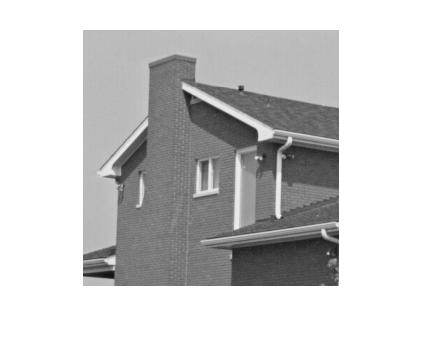
#> input picture td/House.jpg, 421 x 342 px
$ python mainTd2.py
#> lines starting #> are read from the running program, lines starting #| are printed output that depends on the picture
 # matplotlib inline
import numpy as np
import matplotlib.pyplot as plt
from matplotlib.pyplot import imread
from matplotlib.pyplot import imshow
from scipy import ndimage
from sklearn import cluster
from sklearn.cluster import KMeans

image = imread("House.jpg")
#> image is the input picture: shape (342, 421, 3); min 13, max 255, mean 201.7
plt.figure(figsize = (15,8))
plt.imshow(image)
plt.show()
image.shape
x, y, z = image.shape
#> x = 342; y = 421; z = 3
image_2d = image.reshape(x*y, z)
image_2d.shape
kmeans_cluster = cluster.KMeans(n_clusters=10)
kmeans_cluster.fit(image_2d)
cluster_centers = kmeans_cluster.cluster_centers_
cluster_centers
cluster_labels = kmeans_cluster.labels_
cluster_labels
plt.imshow((cluster_centers[cluster_labels].reshape(x, y, z) * 255).astype(np.uint8))
plt.show()
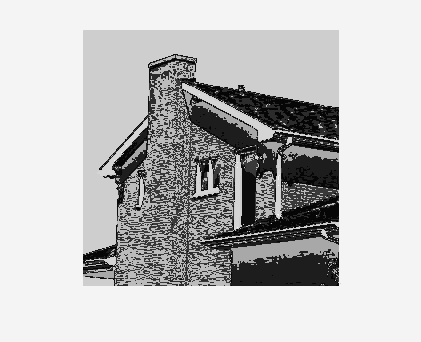
#> shown: shape (342, 421, 3); min 6, max 244, mean 192
pic = plt.imread('nature.jpg') / 255
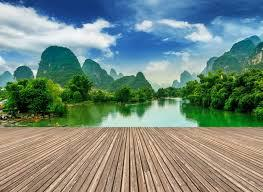
#> input picture td/nature.jpg, 263 x 192 px
print(pic.shape)
#| (192, 263, 3)
plt.imshow(pic)
plt.show()
pic_n = pic.reshape(pic.shape[0]*pic.shape[1], pic.shape[2])
pic_n.shape
kmeans = KMeans(n_clusters=4, random_state=0).fit(pic_n)
pic2show = kmeans.cluster_centers_[kmeans.labels_]
cluster_pic = pic2show.reshape(pic.shape[0], pic.shape[1], pic.shape[2])
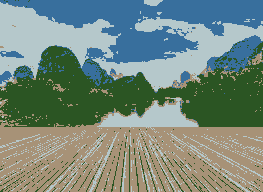
#> cluster_pic: shape (192, 263, 3) float64; mean R, G, B 0.46, 0.537, 0.494
plt.imshow(cluster_pic)
plt.show()
print(pic.shape)
#| (192, 263, 3)
pic = plt.imread('grenouille.jpg') / 255
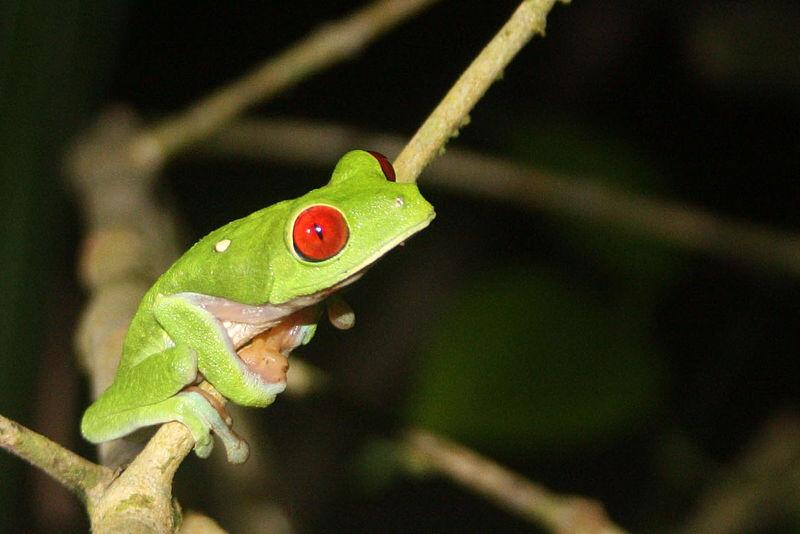
#> input picture td/grenouille.jpg, 800 x 534 px
#> pic: shape (534, 800, 3) float64
print(pic.shape)
#| (534, 800, 3)
plt.imshow(pic)
plt.show()
pic_n = pic.reshape(pic.shape[0]*pic.shape[1], pic.shape[2])
pic_n.shape
kmeans = KMeans(n_clusters=4, random_state=0).fit(pic_n)
pic2show = kmeans.cluster_centers_[kmeans.labels_]
cluster_pic = pic2show.reshape(pic.shape[0], pic.shape[1], pic.shape[2])
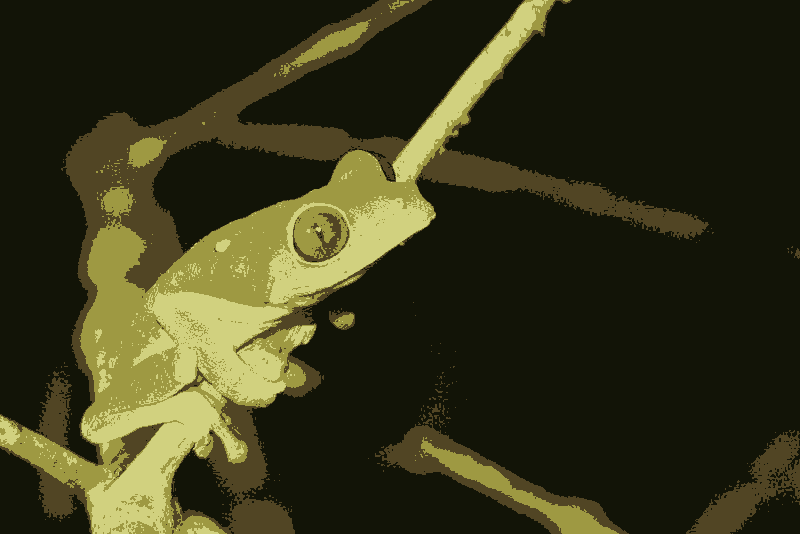
#> cluster_pic: shape (534, 800, 3) float64; mean R, G, B 0.216, 0.212, 0.103
plt.imshow(cluster_pic)
plt.show()
image = imread("images.png")
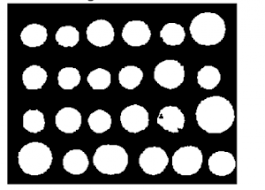
#> input picture td/images.png, 265 x 190 px
#> image is the input picture: shape (190, 265, 4) float32; mean R, G, B, A 0.453, 0.453, 0.453, 1
plt.figure(figsize = (15,8))
plt.imshow(image)
plt.show()
image.shape
x, y, z = image.shape
#> x = 190; y = 265; z = 4
image_2d = image.reshape(x*y, z)
image_2d.shape
kmeans_cluster = cluster.KMeans(n_clusters=2)
kmeans_cluster.fit(image_2d)
cluster_centers = kmeans_cluster.cluster_centers_
cluster_centers
cluster_labels = kmeans_cluster.labels_
cluster_labels
plt.imshow((cluster_centers[cluster_labels].reshape(x, y, z) * 255).astype(np.uint8))
plt.show()
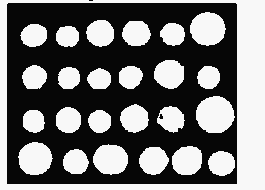
#> shown: shape (190, 265, 4); mean R, G, B, A 115.1, 115.1, 115.1, 255
